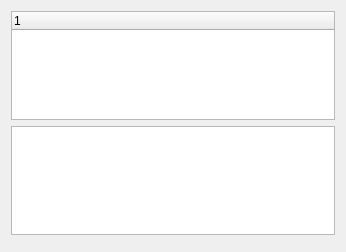
<?xml version="1.0" encoding="UTF-8"?>
<ui version="4.0">
 <class>PluginMangerView</class>
 <widget class="QWidget" name="PluginMangerView">
  <property name="geometry">
   <rect>
    <x>0</x>
    <y>0</y>
    <width>346</width>
    <height>252</height>
   </rect>
  </property>
  <property name="windowTitle">
   <string>Plugins</string>
  </property>
  <layout class="QVBoxLayout" name="verticalLayout">
   <item>
    <widget class="PluginTreeWidget" name="loadedPluginsTree">
     <property name="dragDropMode">
      <enum>QAbstractItemView::DropOnly</enum>
     </property>
     <column>
      <property name="text">
       <string notr="true">1</string>
      </property>
     </column>
    </widget>
   </item>
   <item>
    <widget class="PluginList" name="pluginList"/>
   </item>
   <item>
    <widget class="PluginInfoWidget" name="pluginInfo" native="true"/>
   </item>
  </layout>
 </widget>
 <customwidgets>
  <customwidget>
   <class>PluginTreeWidget</class>
   <extends>QTreeWidget</extends>
   <header>PluginTreeWidget.h</header>
  </customwidget>
  <customwidget>
   <class>PluginList</class>
   <extends>QListWidget</extends>
   <header>pluginlist.h</header>
  </customwidget>
  <customwidget>
   <class>PluginInfoWidget</class>
   <extends>QWidget</extends>
   <header>plugininfowidget.h</header>
   <container>1</container>
  </customwidget>
 </customwidgets>
 <resources/>
 <connections/>
</ui>
